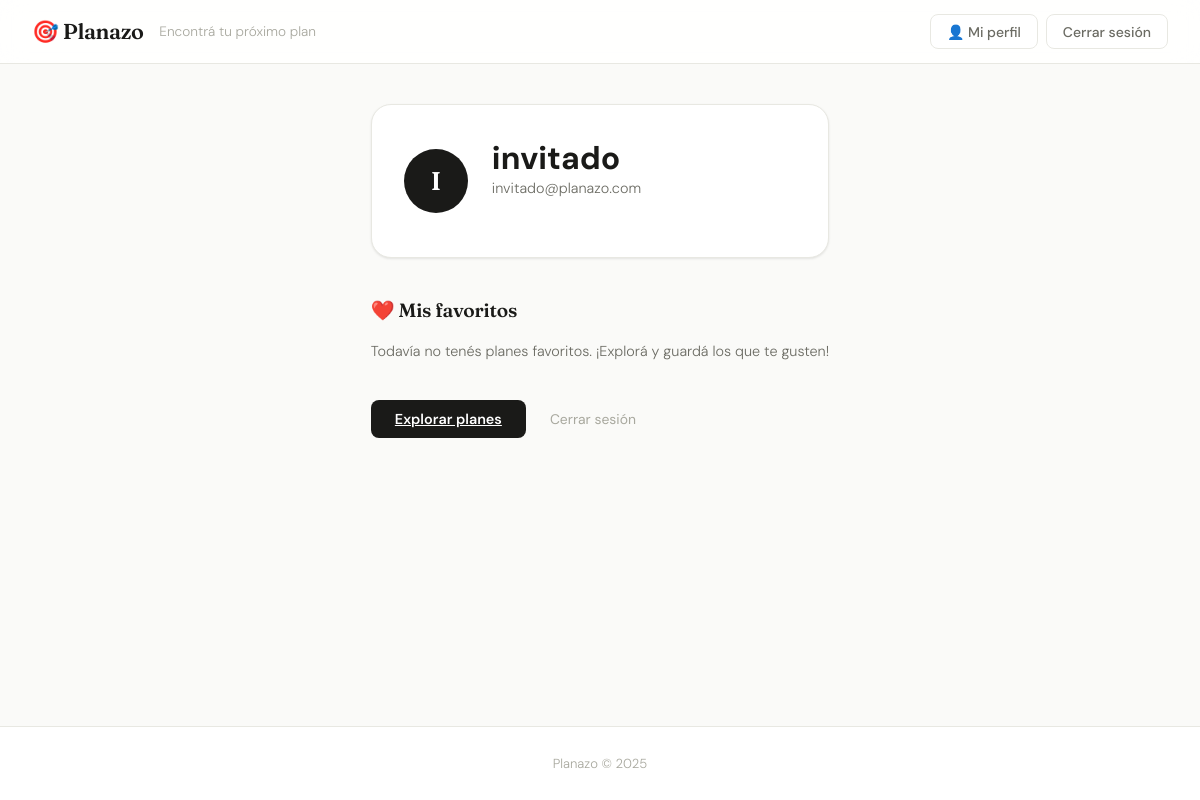
The app's page /perfil (signed in) with its own data.
### app/models.py (models this page shows)
class Usuario(Base):
    __tablename__ = "usuarios"
    id = Column(Integer, primary_key=True, index=True)
    nombre = Column(String, nullable=False)
    email = Column(String, unique=True, index=True, nullable=False)
    hashed_password = Column(String, nullable=False)
    descartes = relationship("Descarte", back_populates="usuario")
    favoritos = relationship("Favorito", back_populates="usuario")

### app/main.py (the view)
@app.get("/perfil", response_class=HTMLResponse)
def perfil(request: Request, db: Session = Depends(get_db)):
    usuario = get_usuario_sesion(request, db)
    if not usuario:
        return RedirectResponse(url="/login", status_code=303)
    favoritos_ids = db.query(models.Favorito.plan_id).filter(
        models.Favorito.usuario_id == usuario.id
    ).all()
    favoritos = [db.query(models.Plan).filter(models.Plan.id == f[0]).first() for f in favoritos_ids]
    return templates.TemplateResponse(
        request=request, name="perfil.html",
        context={"usuario": usuario, "favoritos": [f for f in favoritos if f]}
    )

### app/templates/perfil.html
{% extends "base.html" %}
{% block content %}
<div class="perfil-wrapper">
    <div class="perfil-header">
        <div class="perfil-avatar">{{ usuario.nombre[0] | upper }}</div>
        <div>
            <h1>{{ usuario.nombre }}</h1>
            <p class="login-sub">{{ usuario.email }}</p>
        </div>
    </div>
    <div class="perfil-seccion">
        <h2>❤️ Mis favoritos</h2>
        {% if favoritos %}
            <div class="grid-planes">
                {% for plan in favoritos %}
                <div class="card-plan">
                    <div class="card-header">
                        <span class="badge {% if plan.es_exterior %}badge-exterior{% else %}badge-interior{% endif %}">
                            {% if plan.es_exterior %}🌿 Aire libre{% else %}🏠 Cerrado{% endif %}
                        </span>
                        {% if plan.acepta_mascotas %}
                        <span class="badge badge-mascota">🐾 Mascotas OK</span>
                        {% endif %}
                    </div>
                    <h2 class="card-titulo">{{ plan.nombre }}</h2>
                    <p class="card-desc">{{ plan.descripcion }}</p>
                    <div class="card-info">
                        {% if plan.direccion %}
                        <span>📍 {{ plan.direccion }}</span>
                        {% endif %}
                        {% if plan.presupuesto_max %}
                        <span>💰 Hasta ${{ plan.presupuesto_max | int }}</span>
                        {% endif %}
                    </div>
                    <form method="post" action="/favoritos/quitar/{{ plan.id }}">
                        <button type="submit" class="btn-descartar">✕ Quitar de favoritos</button>
                    </form>
                </div>
                {% endfor %}
            </div>
        {% else %}
            <p class="sin-fav">Todavía no tenés planes favoritos. ¡Explorá y guardá los que te gusten!</p>
        {% endif %}
    </div>
    <div class="perfil-acciones">
        <a href="/" class="btn-buscar">Explorar planes</a>
        <a href="/logout" class="btn-limpiar">Cerrar sesión</a>
    </div>
</div>
{% endblock %}

### app/static/style.css (style rules this page uses)
:root { --bg: #fafaf8; --surface: #ffffff; --surface-2: #f4f4f0; --border: #e8e8e2; --border-2: #d8d8d0; --text: #1a1a18; --text-2: #6b6b63; --text-3: #a8a89e; --accent: #2d2d2a; --accent-2: #5c5c56; --green: #3d7a4a; --green-bg: #eef5f0; --amber: #8a5e00; --amber-bg: #fdf6e3; --red: #c0392b; --red-bg: #fdf0ee; --purple: #5046e5; --purple-light: #eeecfd; --shadow-sm: 0 1px 3px rgba(0,0,0,0.06), 0 1px 2px rgba(0,0,0,0.04); --shadow-md: 0 4px 12px rgba(0,0,0,0.08), 0 2px 4px rgba(0,0,0,0.04); --shadow-lg: 0 12px 32px rgba(0,0,0,0.10), 0 4px 8px rgba(0,0,0,0.04); --radius: 14px; --radius-sm: 8px; --radius-lg: 20px; }
*, *::before, *::after { box-sizing: border-box; margin: 0; padding: 0; }
body { font-family: 'DM Sans', sans-serif; background: var(--bg); color: var(--text); min-height: 100vh; display: flex; flex-direction: column; -webkit-font-smoothing: antialiased; }
.btn-buscar { background: var(--text); color: #fff; border: none; padding: 0.62rem 1.5rem; border-radius: var(--radius-sm); font-size: 0.9rem; font-weight: 600; font-family: 'DM Sans', sans-serif; cursor: pointer; transition: background 0.15s, transform 0.1s; white-space: nowrap; }
.btn-limpiar { color: var(--text-3); font-size: 0.87rem; text-decoration: none; padding: 0.62rem 0.5rem; transition: color 0.15s; white-space: nowrap; }
.login-sub { color: var(--text-2); font-size: 0.9rem; margin-bottom: 1.75rem; font-weight: 300; }
.perfil-wrapper { max-width: 960px; margin: 0 auto; }
.perfil-header { display: flex; align-items: center; gap: 1.5rem; margin-bottom: 2.5rem; background: var(--surface); border: 1px solid var(--border); border-radius: var(--radius-lg); padding: 2rem; box-shadow: var(--shadow-sm); }
.perfil-avatar { width: 64px; height: 64px; background: var(--text); color: #fff; border-radius: 50%; display: flex; align-items: center; justify-content: center; font-family: 'Fraunces', serif; font-size: 1.6rem; font-weight: 600; flex-shrink: 0; }
.perfil-seccion { margin-bottom: 2.5rem; }
.perfil-seccion h2 { font-family: 'Fraunces', serif; font-size: 1.2rem; font-weight: 600; margin-bottom: 1.25rem; letter-spacing: -0.01em; }
.sin-fav { color: var(--text-2); font-size: 0.9rem; font-weight: 300; }
.perfil-acciones { display: flex; gap: 1rem; align-items: center; margin-top: 1rem; }

### records on screen
Usuario: nombre "I", nombre "invitado", email "invitado@planazo.com"
